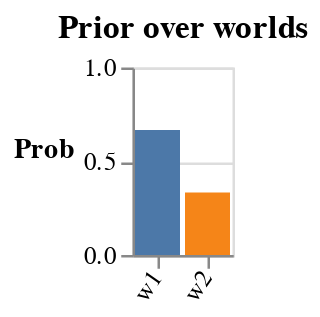

Notebook source saved alongside this figure:
### Code cell
vlShow . titled "Prior over worlds" . mBarFromDist "Prob" True <$> enumD indicesPrior

### Figure 1 — Vega-Lite specification as saved in the notebook (floating-point values rounded to 4 significant figures)
{"$schema": "https://vega.github.io/schema/vega-lite/v3.json", "layer": [{"$schema": "https://vega.github.io/schema/vega-lite/v3.json", "data": {"values": [{"outcome": "w1", "probability": 0.667}, {"outcome": "w2", "probability": 0.333}]}, "description": "", "encoding": {"color": {"field": "outcome", "legend": null, "type": "nominal"}, "x": {"axis": {"labelAngle": -55, "labels": true, "title": null}, "field": "outcome", "scale": {"rangeStep": 30}, "sort": null, "type": "ordinal"}, "y": {"axis": {"title": "Prob", "titleAlign": "right", "titleAngle": 0}, "field": "probability", "scale": {"domain": [0, 1]}, "type": "quantitative"}}, "height": 75, "mark": "bar"}], "title": "Prior over worlds"}
